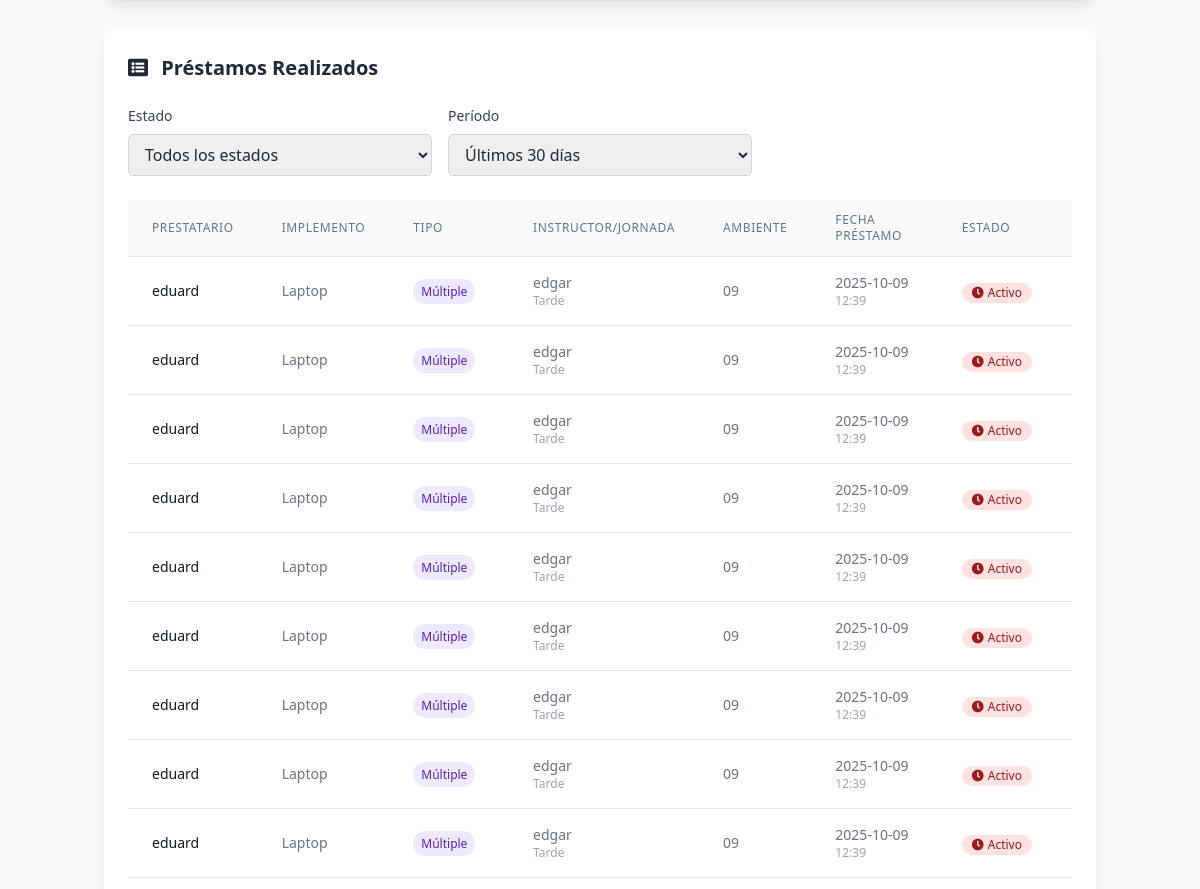
Page /admin/gestion_prestamos (signed in, middle part) on the earlier database version.
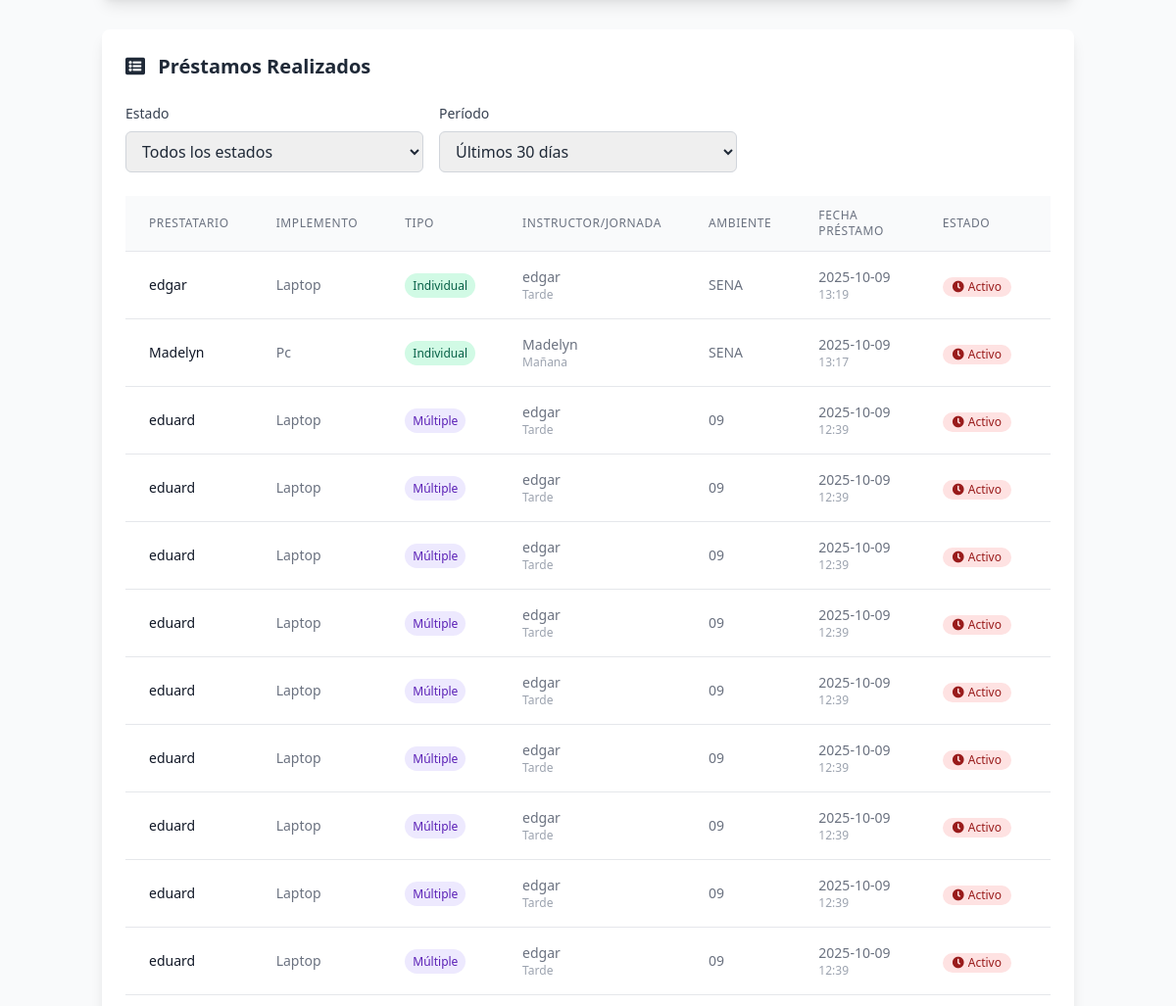
Same page on the later database version.
### tables this page shows
CREATE TABLE prestamos (
                id INTEGER PRIMARY KEY AUTOINCREMENT,
                fk_usuario INTEGER NOT NULL,
                fk_implemento INTEGER NOT NULL,
                tipo_prestamo TEXT NOT NULL CHECK(tipo_prestamo IN ('individual', 'multiple')),
                nombre_prestatario TEXT NOT NULL,
                ficha TEXT,
                ambiente TEXT,
                horario TEXT,
                fecha_prestamo TIMESTAMP DEFAULT CURRENT_TIMESTAMP,
                fecha_devolucion TIMESTAMP,
                novedad TEXT DEFAULT 'Ninguna',
                estado_implemento_devolucion TEXT CHECK(estado_implemento_devolucion IN ('Bueno', 'Desgaste notable', 'Dañado')),
                observaciones TEXT, instructor TEXT, jornada TEXT,
                FOREIGN KEY (fk_usuario) REFERENCES usuarios(id),
                FOREIGN KEY (fk_implemento) REFERENCES implementos(id)
            );

CREATE TABLE implementos (
                id INTEGER PRIMARY KEY AUTOINCREMENT,
                implemento TEXT NOT NULL,
                descripcion TEXT NOT NULL,
                disponibilidad INTEGER NOT NULL DEFAULT 0,
                categoria TEXT,
                imagen_url TEXT,
                estado TEXT DEFAULT 'Bueno' CHECK(estado IN ('Bueno', 'Desgaste notable', 'Dañado')),
                fecha_creacion TIMESTAMP DEFAULT CURRENT_TIMESTAMP,
                fecha_actualizacion TIMESTAMP DEFAULT CURRENT_TIMESTAMP
            );

### routes/admin.py (the view)
@admin_bp.route('/gestion_prestamos')
@login_required
def gestion_prestamos():
    conn = get_db_connection()
    try:
        implementos_disponibles = conn.execute('''
            SELECT id, implemento, disponibilidad, categoria
            FROM implementos
            WHERE disponibilidad > 0
            ORDER BY implemento
        ''').fetchall()
        filtro_estado = request.args.get('estado', 'todos')
        filtro_dias = int(request.args.get('dias', 30))
        query = '''
            SELECT p.*, u.nombre as usuario, i.implemento,
                   julianday('now') - julianday(p.fecha_prestamo) as dias_transcurridos
            FROM prestamos p
            JOIN usuarios u ON p.fk_usuario = u.id
            JOIN implementos i ON p.fk_implemento = i.id
            WHERE 1=1
        '''
        params = []
        if filtro_estado == 'activos':
            query += " AND p.fecha_devolucion IS NULL"
        elif filtro_estado == 'devueltos':
            query += " AND p.fecha_devolucion IS NOT NULL"
        if filtro_dias > 0:
            fecha_limite = (datetime.now() - timedelta(days=filtro_dias)).strftime("%Y-%m-%d")
            query += " AND DATE(p.fecha_prestamo) >= ?"
            params.append(fecha_limite)
        query += " ORDER BY p.fecha_prestamo DESC"
        prestamos = conn.execute(query, params).fetchall()
    except Exception as e:
        flash(f'Error al cargar datos: {str(e)}', 'error')
        implementos_disponibles = []
        prestamos = []
    finally:
        conn.close()
    return render_template('views/gestion_prestamos.html',
                         implementos_disponibles=implementos_disponibles,
                         prestamos=prestamos,
                         filtro_estado=filtro_estado,
                         filtro_dias=filtro_dias)

### app.py (called while the page is built)
@app.context_processor
def inject_user():
    return dict(
        current_user={
            'id': session.get('user_id'),
            'nombre': session.get('user_nombre'),
            'email': session.get('user_email'),
            'rol': session.get('rol'),
            'is_authenticated': 'user_id' in session
        }
    )

### routes/login.py (called while the page is built)
def login_required(view):
    from functools import wraps
    @wraps(view)
    def wrapped_view(*args, **kwargs):
        if 'user_id' not in session:
            flash('Por favor, inicie sesión para acceder a esta página', 'error')
            return redirect(url_for('login.login'))
        return view(*args, **kwargs)
    return wrapped_view

### utils/db.py (called while the page is built)
def get_db_connection():
    conn = sqlite3.connect('models/database.db')
    conn.row_factory = sqlite3.Row
    return conn

### templates/views/gestion_prestamos.html (shortened to what the changed rows need)
{% extends "base.html" %}
{% block content %}
<div class="container mx-auto px-4 py-8">
    <div class="max-w-7xl mx-auto">
        <div class="bg-white rounded-lg shadow-lg p-6">
            <h2 class="text-xl font-semibold text-gray-800 mb-6">
                <i class="fas fa-list-alt mr-2 text-orange-600"></i>
                Préstamos Realizados
            </h2>
            {% if prestamos %}
                <div class="overflow-x-auto">
                    <table class="min-w-full divide-y divide-gray-200">
                        <thead class="bg-gray-50">
                            <tr>
                                <th class="px-6 py-3 text-left text-xs font-medium text-gray-500 uppercase tracking-wider">
                                    Prestatario
                                </th>
                                <th class="px-6 py-3 text-left text-xs font-medium text-gray-500 uppercase tracking-wider">
                                    Implemento
                                </th>
                                <th class="px-6 py-3 text-left text-xs font-medium text-gray-500 uppercase tracking-wider">
                                    Tipo
                                </th>
                                <th class="px-6 py-3 text-left text-xs font-medium text-gray-500 uppercase tracking-wider">
                                    Instructor/Jornada
                                </th>
                                <th class="px-6 py-3 text-left text-xs font-medium text-gray-500 uppercase tracking-wider">
                                    Ambiente
                                </th>
                                <th class="px-6 py-3 text-left text-xs font-medium text-gray-500 uppercase tracking-wider">
                                    Fecha Préstamo
                                </th>
                                <th class="px-6 py-3 text-left text-xs font-medium text-gray-500 uppercase tracking-wider">
                                    Estado
                                </th>
                            </tr>
                        </thead>
                        <tbody class="bg-white divide-y divide-gray-200">
                            {% for prestamo in prestamos %}
                            <tr class="hover:bg-gray-50">
                                <td class="px-6 py-4 whitespace-nowrap text-sm font-medium text-gray-900">
                                    {{ prestamo.nombre_prestatario }}
                                </td>
                                <td class="px-6 py-4 whitespace-nowrap text-sm text-gray-500">
                                    {{ prestamo.implemento }}
                                </td>
                                <td class="px-6 py-4 whitespace-nowrap text-sm text-gray-500">
                                    {% if prestamo.tipo_prestamo == 'individual' %}
                                        <span class="px-2 py-1 bg-green-100 text-green-800 text-xs rounded-full">
                                            Individual
                                        </span>
                                    {% else %}
                                        <span class="px-2 py-1 bg-purple-100 text-purple-800 text-xs rounded-full">
                                            Múltiple
                                        </span>
                                    {% endif %}
                                </td>
                                <td class="px-6 py-4 whitespace-nowrap text-sm text-gray-500">
                                    {% if prestamo.instructor %}
                                        <div>{{ prestamo.instructor }}</div>
                                        {% if prestamo.jornada %}
                                            <div class="text-xs text-gray-400">{{ prestamo.jornada }}</div>
                                        {% endif %}
                                    {% else %}
                                        <div>{{ prestamo.ficha or 'N/A' }}</div>
                                        {% if prestamo.horario %}
                                            <div class="text-xs text-gray-400">{{ prestamo.horario }}</div>
                                        {% endif %}
                                    {% endif %}
                                </td>
                                <td class="px-6 py-4 whitespace-nowrap text-sm text-gray-500">
                                    {{ prestamo.ambiente or 'N/A' }}
                                </td>
                                <td class="px-6 py-4 whitespace-nowrap text-sm text-gray-500">
                                    <div>{{ prestamo.fecha_prestamo[:10] }}</div>
                                    <div class="text-xs text-gray-400">{{ prestamo.fecha_prestamo[11:16] }}</div>
                                </td>
                                <td class="px-6 py-4 whitespace-nowrap">
                                    {% if prestamo.fecha_devolucion %}
                                        <span class="inline-flex items-center px-2.5 py-0.5 rounded-full text-xs font-medium bg-green-100 text-green-800">
                                            <i class="fas fa-check-circle mr-1"></i>
                                            Devuelto
                                        </span>
                                        <div class="text-xs text-gray-500 mt-1">{{ prestamo.fecha_devolucion[:10] }}</div>
                                        {% if prestamo.novedad and prestamo.novedad != 'Ninguna' %}
                                            <div class="text-xs text-orange-600 mt-1">
                                                <i class="fas fa-exclamation-triangle mr-1"></i>
                                                {{ prestamo.novedad }}
                                            </div>
                                        {% endif %}
                                    {% else %}
                                        <span class="inline-flex items-center px-2.5 py-0.5 rounded-full text-xs font-medium bg-red-100 text-red-800">
                                            <i class="fas fa-clock mr-1"></i>
                                            Activo
                                        </span>
                                    {% endif %}
                                </td>
                            </tr>
                            {% endfor %}
                        </tbody>
                    </table>
                </div>
            {% endif %}
        </div>
    </div>
</div>
{% endblock %}

Differences in the rows shown:
added prestamos: nombre_prestatario "edgar", implemento "Laptop", tipo_prestamo "Individual", instructor "edgar", jornada "Tarde", ambiente "SENA", fecha_prestamo "2025-10-09", fecha_prestamo "13:19", shows "Activo"
added prestamos: nombre_prestatario "Madelyn", implemento "Pc", tipo_prestamo "Individual", instructor "Madelyn", jornada "Mañana", ambiente "SENA", fecha_prestamo "2025-10-09", fecha_prestamo "13:17", shows "Activo"
